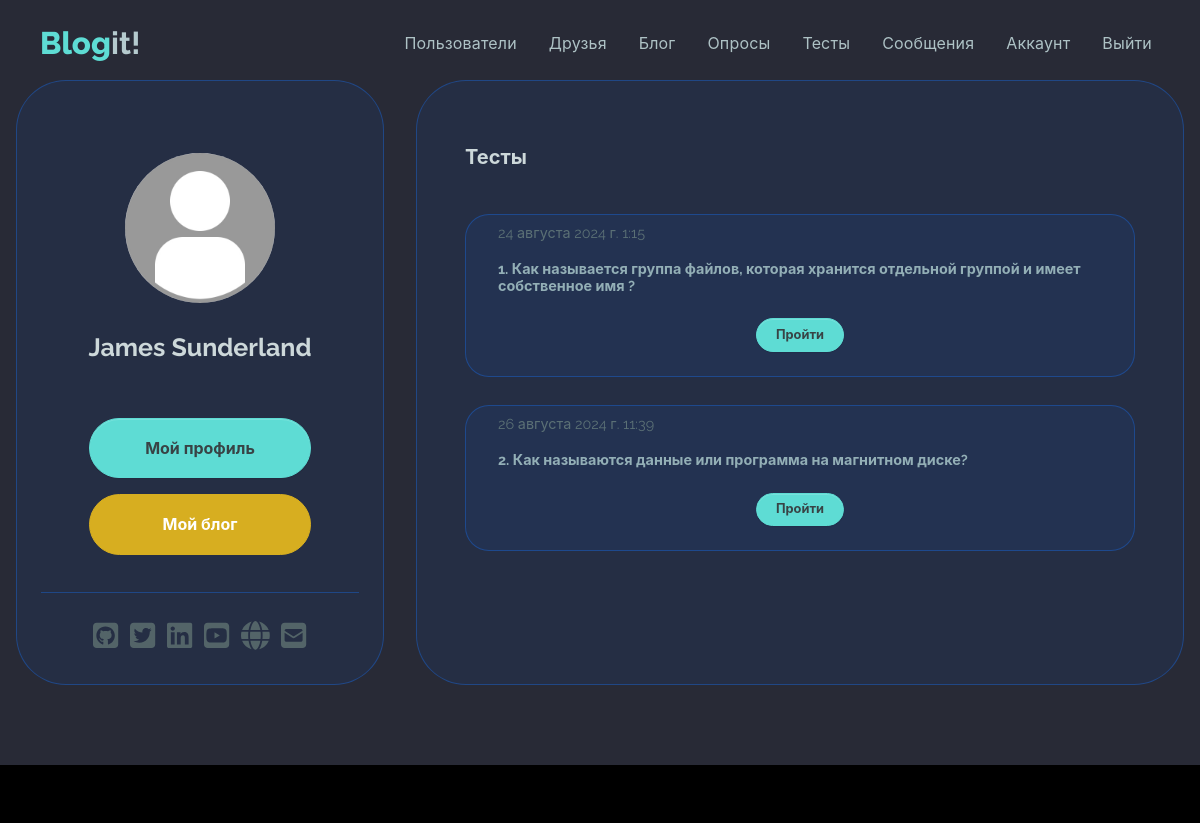
/quizzes/ (signed in), run on the app's committed database.
### users/models.py (models this page shows, shortened)
class Profile(models.Model):
    user = models.OneToOneField(User, on_delete=models.CASCADE)
    name = models.CharField(max_length=50, blank=True, null=True)
    email = models.EmailField(max_length=50,  blank=True, null=True)
    username = models.CharField(max_length=50, blank=True, null=True)
    summary = models.CharField(max_length=100, blank=True, null=True)
    city = models.CharField(max_length=20, blank=True, null=True)
    profession = models.CharField(max_length=50, blank=True, null=True)
    about = models.TextField(blank=True, null=True)
    image = models.ImageField(null=True, blank=True, upload_to='profile_images', default='profile_images/default.jpg')
    github = models.CharField(max_length=100, default='https://github.com')
    twitter = models.CharField(max_length=100,  default='https://twitter.com')
    linkedin = models.CharField(max_length=100, default='https://linkedin.com')
    youtube = models.CharField(max_length=100, default='https://youtube.com')
    website = models.CharField(max_length=100, default='https://mysite.com')
    created = models.DateTimeField(auto_now_add=True)
    follows = models.ManyToManyField('self', related_name='followed_by', symmetrical=False, blank=True)
    class Meta:
        ordering = ['created']
        verbose_name = 'Профиль'
        verbose_name_plural = 'Профили'

### quizzes/models.py (models this page shows, shortened)
class Quiz(models.Model):
    name = models.CharField(max_length=120)
    published = models.DateTimeField(auto_now_add=True)
    class Meta:
        ordering = ['published']
        verbose_name = 'Тест'
        verbose_name_plural = 'Тесты'

### quizzes/views.py (the view)
# urls.py: path('', include('quizzes.urls')),
@login_required
def quizzes(request):
    profile = request.user.profile
    quizzes = Quiz.objects.all()
    custom_range, quizzes = paginateObjects(request,
        quizzes, 3)
    context = {'quizzes': quizzes, 'profile': profile,
               'custom_range': custom_range}
    return render(request,
        'quizzes/quizzes.html', context)

### users/utils.py (called while the page is built)
def paginateObjects(request, objects, results):
    page = request.GET.get('page')
    paginator = Paginator(objects, results)
    try:
        objects = paginator.page(page)
    except PageNotAnInteger:
        page = 1
        objects = paginator.page(page)
    except EmptyPage:
        page = paginator.num_pages
        objects = paginator.page(page)
    leftIndex = (int(page) - 4)
    if leftIndex < 1:
        leftIndex = 1
    rightIndex = (int(page) + 5)
    if rightIndex > paginator.num_pages:
        rightIndex = paginator.num_pages + 1
    custom_range = range(leftIndex, rightIndex)
    return custom_range, objects

### quizzes/templates/quizzes/quizzes.html (shortened to what this page needs)
{% extends 'base.html' %}
{% block content %}
    <section>
        <main class="mt-5 mb-5">
            <div class="container">
                <div class="main-body">
                    <div class="row">
                        <div class="col-lg-4">
                            <div class="card p-3 card-soft-primary">
                                <div class="card-body">
                                    <div class="d-flex flex-column align-items-center text-center">
                                        <div class="profile-image-wrapper mt-5">
                                            <div class="profile-image">
                                                <img src="{{ profile.image.url }}" alt="profile" />
                                            </div>
                                        </div>
                                        <div class="mt-1">
                                            <h5 class="fw-bold fs-2 text-200 mb-5 text-center">{{ profile.name }}</h5>
                                            <div class="text-center">
                                                <div class="col-12 d-grid">
                                                    <div class="text-center">
                                                        <a class="btn btn-primary rounded-pill my-2 col-9"
                                                           href="{% url 'account' %}">Мой профиль</a>
                                                        <a class="btn btn-warning rounded-pill my-2 col-9"
                                                           href="{% url 'blog:my-blog' %}">Мой блог</a>
                                                    </div>
                                                </div>
                                            </div>
                                        </div>
                                    </div>
                                    <hr class="my-4">
                                    <div class="text-center">{% include 'socials.html' %}</div>
                                </div>
                            </div>
                        </div>
                        <div class="col-lg-8">
                            <div class="card p-3 h-100 card-soft-primary">
                                <div class="profile-card-body">
                                    <div class="row mb-3">
                                        <div class="col-12">
                                            <h6 class="fw-bold fs-1 text-200 my-3">Тесты</h6>
                                        </div>
                                    </div>
                                    <div>
                                        {% for quiz in quizzes %}
                                            <div class="message-card card-soft-primary mt-4">
                                                <div class="card-body px-4">
                                                    <span class="text-end">{{ quiz.published }}</span>
                                                    <h6 class="fs--1 text-400 py-3">{{ quiz.name }}</h6>
                                                    <div class="text-center mb-3">
                                                        <a href="{% url 'quizzes:display_quiz' quiz.id %}"
                                                           class="btn btn-primary rounded-pill btn-sm">Пройти</a>
                                                    </div>
                                                </div>
                                            </div>
                                        {% endfor %}
                                    </div>
                                </div>
                            </div>
                        </div>
                    </div>
                </div>
            </div>
        </main>
    </section>
{% endblock %}

### data on the page
Profile: image (placeholder picture), name "James Sunderland"
Quiz: published "24 августа 2024 г. 1:15", name "1. Как называется группа файлов, которая хранится отдельной группой и имеет собственное имя ?"
Quiz: published "26 августа 2024 г. 11:39", name "2. Как называются данные или программа на магнитном диске?"
